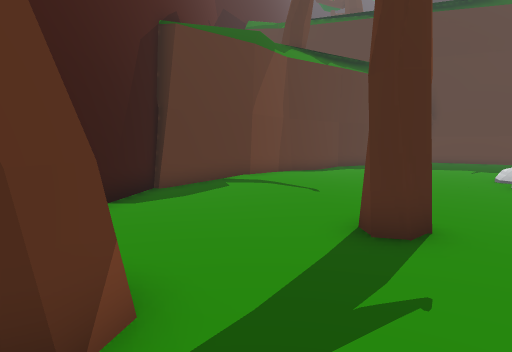
[1] (above)

24 first-person views from a walk through a 3-D level made in the Unity game engine. The camera is 1.5 m above the floor, tilts 6° down and sees 75° across. The floor is counted in squares, 2 m on a side. Each view is taken from the middle of a square. On the plan, view 1 faces up. The plan holds only what a view shows up to about 11 squares ahead; the rest is blank. The place goes on beyond the plan. The player character is not drawn.

[2]
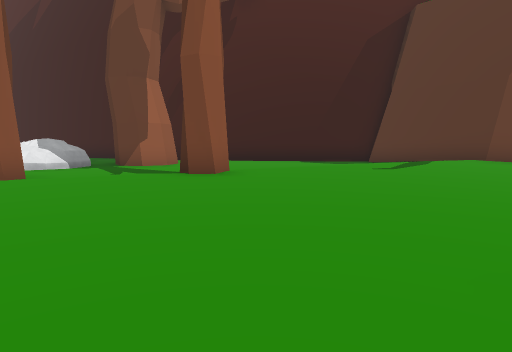

[3]
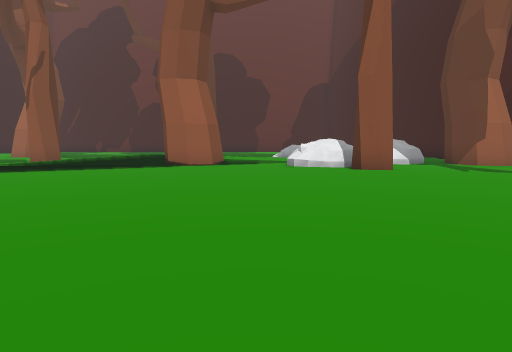

[4]
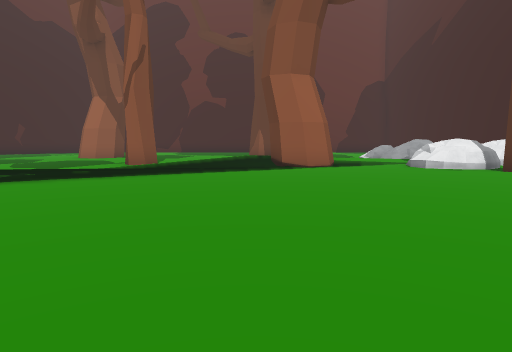

[5]
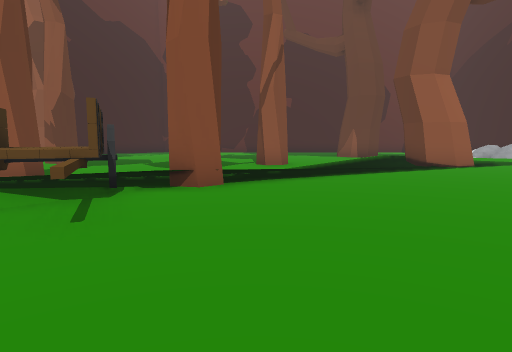

[6]
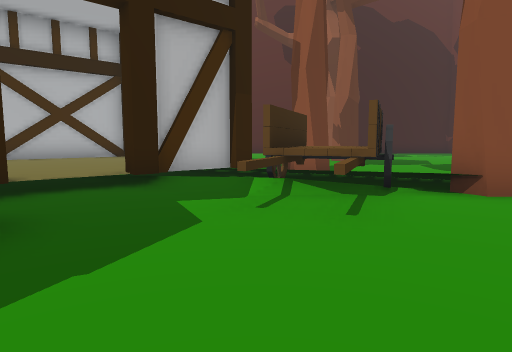

[7]
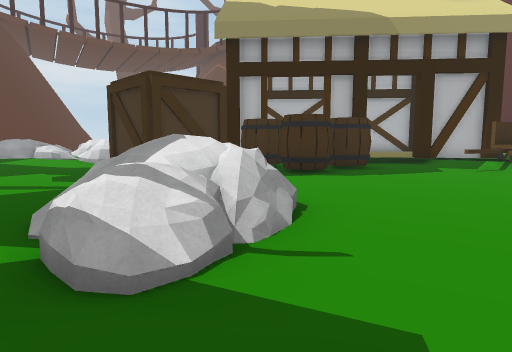

[8]
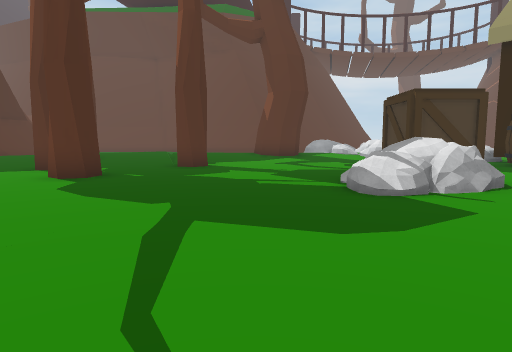

[9]
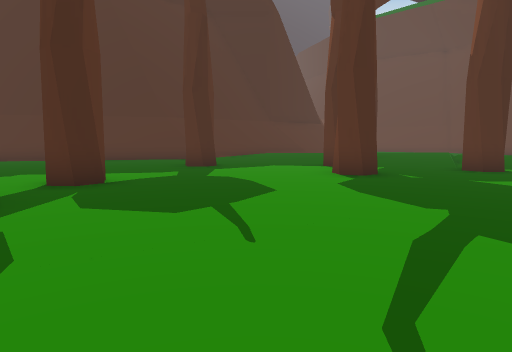

[10]
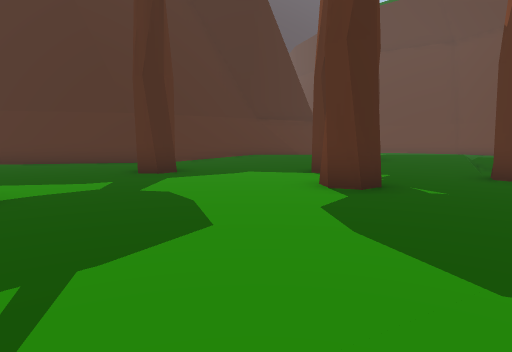

[11]
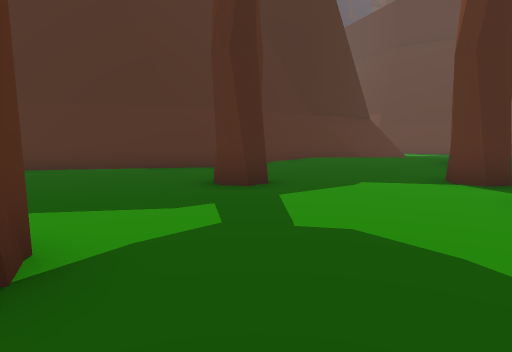

[12]
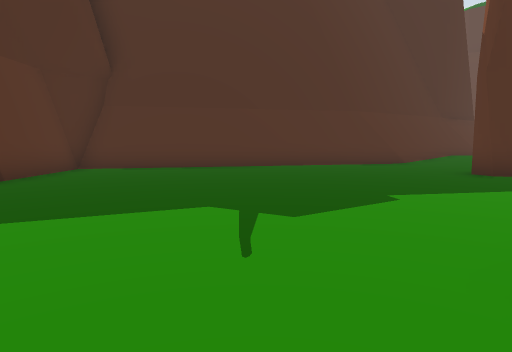

[13]
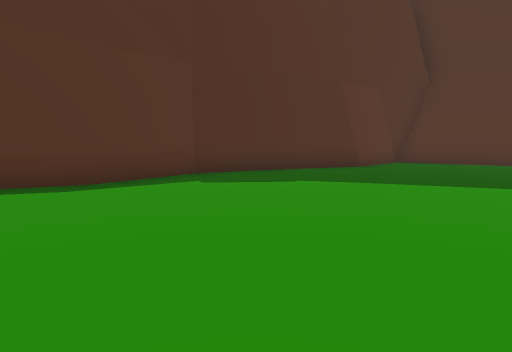

[14]
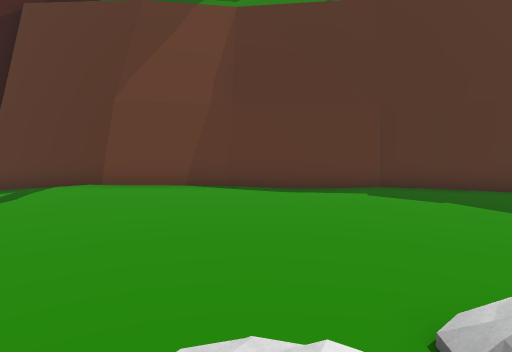

[15]
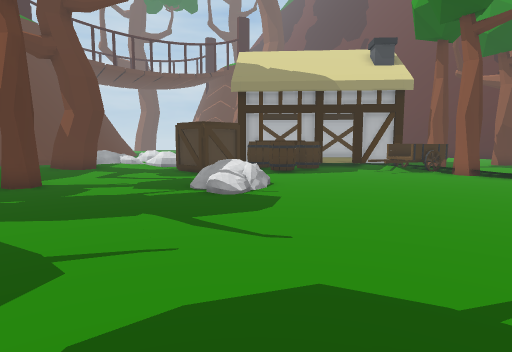

[16]
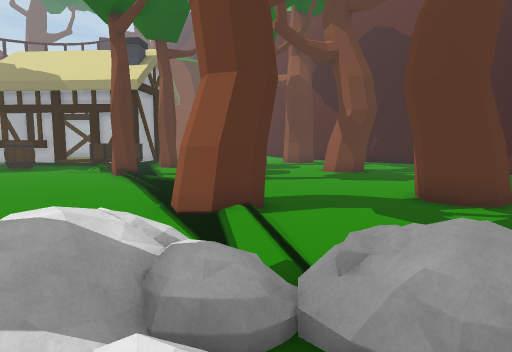

[17]
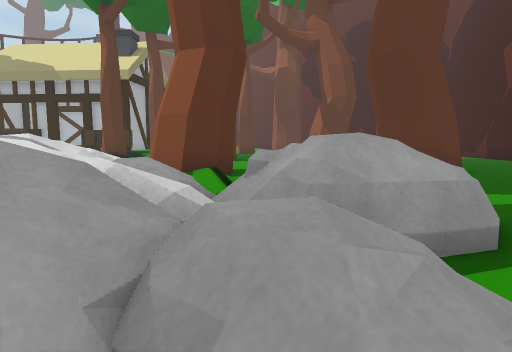

[18]
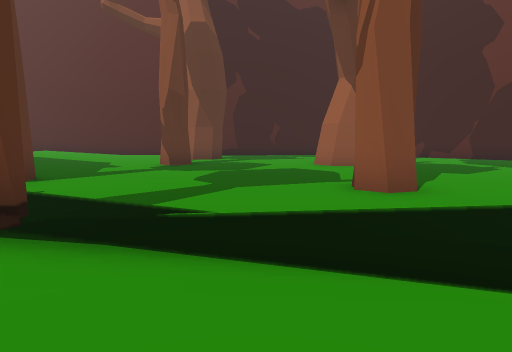

[19]
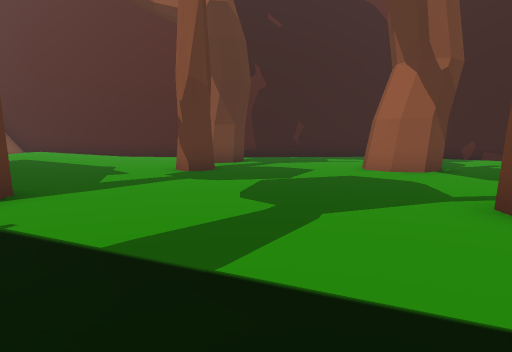

[20]
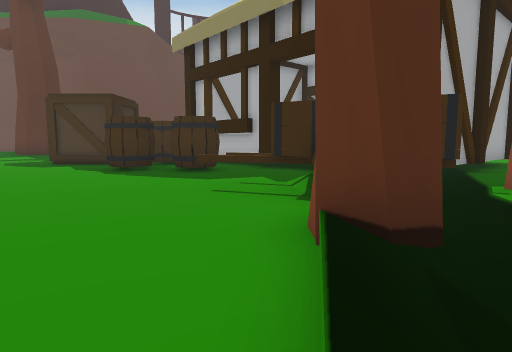

[21]
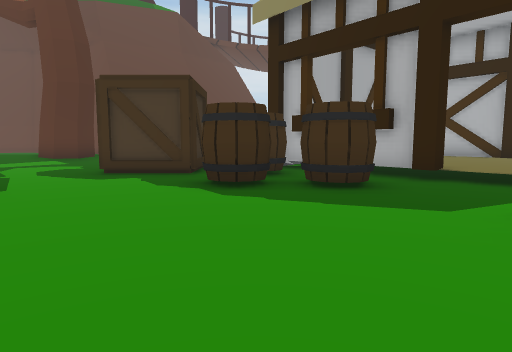

[22]
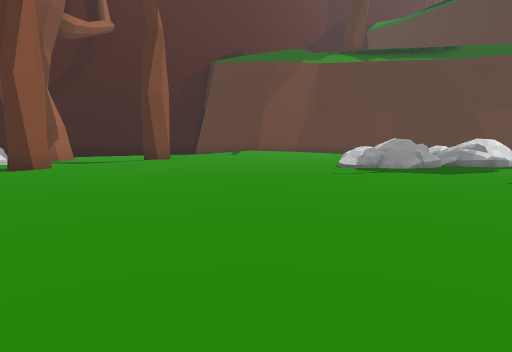

[23]
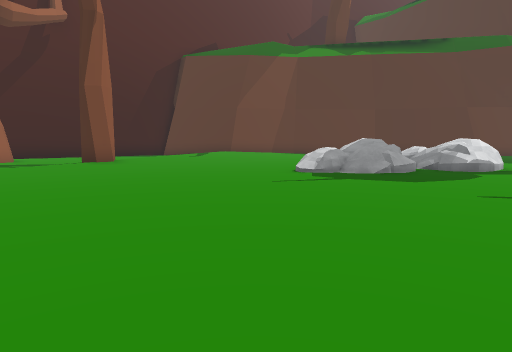

[24]
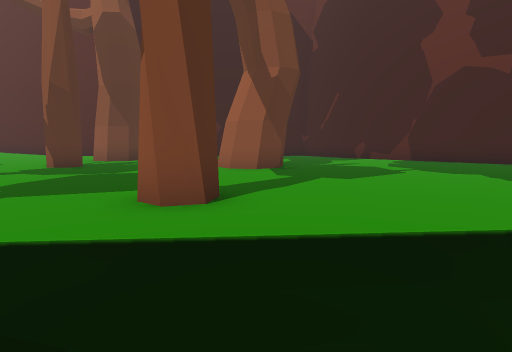

### Floor plan
Key: @ floor where view 1 was taken; # wall or solid block; x gap in a wall; . main floor; : floor 0.25 m higher than the main floor; + floor 0.5 m higher than the main floor; * floor 1 m higher than the main floor; / step, stairs or slope; = window, fence, low wall or low ledge; C crate; B barrel; O other object.
Columns run from 2 left of view 1 to 24 right of it. Each row starts with its distance up from view 1.
 23             ###
 22            ##.###
 21          ###....##
 20        ###.......###
 19       ##...........###
 18      ##..............###
 17     ##................//
 16    ##:................::++
 15   ##::................:::+
 14   #+::................:::++
 13  ##+::.................::++
 12 ##++::.....* #.........::#+
 11 #+++::.....==#........#:::+
 10 :/++::....///.......#..:::+
  9 :/++:::...///...........://
  8 .:/+:::...==...........#./+
  7 ..:::::.................:
  6 ..::+::..................::
  5 ...:#::..................::
  4 ...::::...........///.....:
  3 #...:::...........=//.....:
  2 ##...::...........//.......
  1 .==..#::...............C#
  0 //@//.::...............C#
 -1 x=/=//::.............B...C
 -2 .=//=/.:.............B.B.
 -3 ./////...............B..##
 -4 .//..+##.........O...B.##
 -5  . ...##://///...OO...##+
 -6  . ....../////#xOO//./+++
 -7  ...............OO./#++++
 -8  ..#......#..... O###+++++
 -9  ..##............##  +++++
-10  ................::.#++++
-11   ...............:: ##++##
-12   ...............::  ####
-13   .......#........::  #
-14  ........##....#..:::
-15  #....... ........:::
-16      ...  ..... ..:::

Positions as (right, up) in squares from view 1, and headings:
1: (0, 0), facing up
2: (9, 6), facing left
3: (11, 5), facing down-left
4: (13, 2), facing down-left
5: (16, -1), facing down-left
6: (16, -1), facing down
7: (14, 5), facing down-right
8: (11, 6), facing right
9: (11, 6), facing up-right
10: (13, 7), facing up-right
11: (13, 10), facing up-right
12: (8, 13), facing up-right
13: (6, 11), facing up
14: (9, 9), facing up-left
15: (9, 10), facing down-right
16: (-1, 0), facing down-right
17: (-2, 0), facing down-right
18: (10, -3), facing down
19: (11, -5), facing down
20: (10, -5), facing right
21: (13, -2), facing right
22: (13, -1), facing up-left
23: (13, 1), facing up-left
24: (7, -4), facing down
